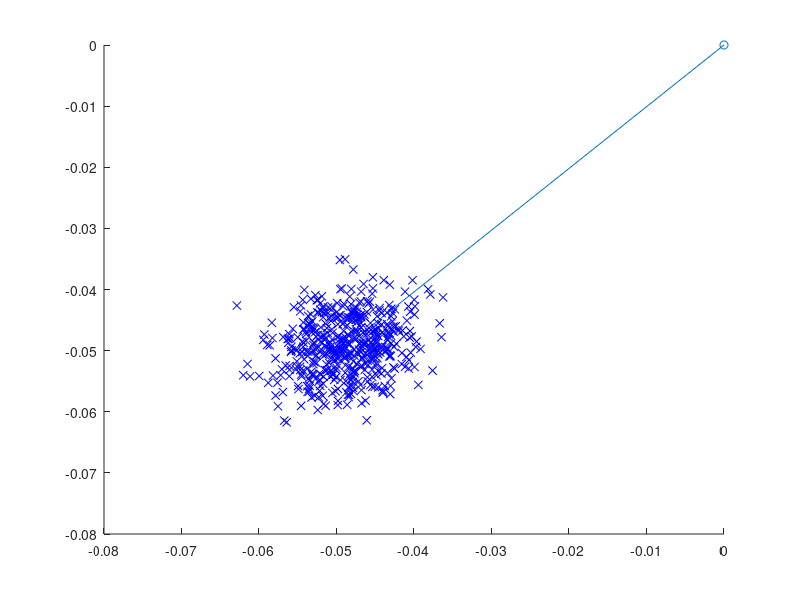

The MATLAB script that drew this image:
% sampleMotionModelVelocity.m
% Autor: Francis Poole
% Date: 23/10/14
%
% Produces sampled distribution of agents given some motion command
% Based on algorithm provided by Thrun (2006)


function sampleMotionModelVelocity()
% sampleMotionModelVelocity computes p(x_end | u, x_start) based on velocity 
% information

    %Initalisation
    clc
    close all;
    count = 500;
    
    r = 1; %Radius of simulation robot's wheels
    L = 2; %Distance between simulation robot's wheels
    
    velL = 0.6; %Left wheel velocity
    velR = 0.8; %Right wheel velocity
    
    u(1) = (velR + velL) ./ 2 .* r; %Control translational velocity
    u(2) =  (velR - velL) ./ L .* r; %Control rotational velocity
    x_start = [0, 0, 5*pi/4];
    dt = 0.1;
    a = [0.1,0.1,2.5,2.5,0.1,0.1];

    %Run Exact Motion
    state(1,:) = runSampleMotionModelVelocity( u, x_start, dt, [0,0,0,0,0,0]);

    %Run Nosiy Motion
    for n = 2:count
        state(n,:) = runSampleMotionModelVelocity( u, x_start, dt, a );
    end

    min(state(:,3))
    max(state(:,3))
    %Plot
    hold on;
    plot([x_start(1),state(1,1)],[x_start(2),state(1,2)],'o-')
    
    for n = 2:count
        plot(state(n,1),state(n,2),'xb');
    end
    hold off;
end

function [ x_end ] = runSampleMotionModelVelocity( u, x_start, dt, a )
% TO DO

    %Initalisation
        %x_start = initial pose
    x1 = x_start(1);
    y1 = x_start(2);
    theta1 = x_start(3);

        %u = control
    v = u(1);
    w = u(2);

    %Genrate noisy velocities
    v_noisy = v + sample(a(1)*(v^2) + a(2)*(w^2));
    w_noisy = w + sample(a(3)*(v^2) + a(4)*(w^2));
    gamma_noisy = sample(a(5)*(v^2) + a(6)*(w^2));

    %Generate new pose
    x2 = x1 - v_noisy/w_noisy * sin(theta1) + v_noisy/w_noisy * sin(theta1 + w_noisy*dt);
    y2 = y1 + v_noisy/w_noisy * cos(theta1) - v_noisy/w_noisy * cos(theta1 + w_noisy*dt);
    theta2 = theta1 + w_noisy*dt + gamma_noisy*dt;

    x_end = [x2,y2,theta2];
end


function [samp] = sample( b )
    randoms = (2*b).*rand(1,12) -b;
    samp = 1/2 * sum(randoms);
end

